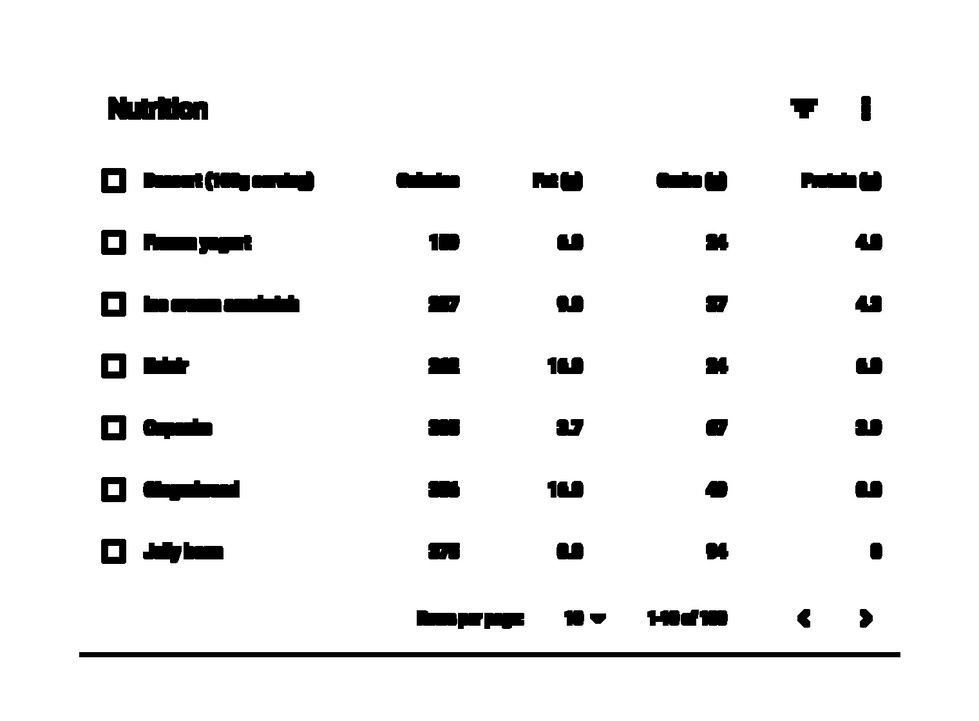
#> input picture Table_Test_Images/test_1.jpg, 979 x 721 px, shrunk from 1520 x 1120 before the run
$ python Table_Classifier.py   (older library calls are emulated)
#> lines starting #> are read from the running program, lines starting #| are printed output that depends on the picture; after the words box and inside, x2 and y2 are one past the last pixel; in counts of white or black regions, pixels touching at a corner belong together
import os
import cv2
import imutils


def pre_process_image(img, save_in_file, morph_size=(8, 8)):

    # Make image monochrome
    pre = cv2.cvtColor(img, cv2.COLOR_BGR2GRAY)

    # Otsu threshold
    pre = cv2.threshold(pre, 250, 255, cv2.THRESH_BINARY | cv2.THRESH_OTSU)[1]

    cpy = pre.copy()
    struct = cv2.getStructuringElement(cv2.MORPH_RECT, morph_size)
    cpy = cv2.dilate(~cpy, struct, anchor=(-1, -1), iterations=1)
    pre = ~cpy

    if save_in_file is not None:
        cv2.imwrite(save_in_file, pre)
    return pre


def find_text_boxes(pre, min_text_height_limit=6, max_text_height_limit=40):
    # Searching for text spots contours
    contours = cv2.findContours(pre, cv2.RETR_LIST, cv2.CHAIN_APPROX_SIMPLE)
    contours = contours[1] if imutils.is_cv3() else contours[0]

    # Getting bounding boxes for text based on size assumptions
    boxes = []
    for contour in contours:
        box = cv2.boundingRect(contour)
        h = box[3]

        if min_text_height_limit < h < max_text_height_limit:
            boxes.append(box)

    return boxes


def find_table_in_boxes(boxes, cell_threshold=10, min_colums=2):
    rows = {}
    cols = {}

    # Clustering the bounding boxes by their positions
    for box in boxes:
        (x, y, w, h) = box
        col_key = x // cell_threshold
        row_key = y // cell_threshold
        cols[row_key] = [box] if col_key not in cols else cols[col_key] + [box]
        rows[row_key] = [box] if row_key not in rows else rows[row_key] + [box]

    table_cells = list(filter(lambda r: len(r) >= min_colums, rows.values()))
    table_cells = [list(sorted(tb)) for tb in table_cells]
    table_cells = list(sorted(table_cells, key=lambda r: r[0][1]))

    return table_cells


def build_lines(table_cells):
    if table_cells is None or len(table_cells) <= 0:
        return [], []

    max_last_col_width_row = max(table_cells, key=lambda b: b[-1][2])
    max_x = max_last_col_width_row[-1][0] + max_last_col_width_row[-1][2]

    max_last_row_height_box = max(table_cells[-1], key=lambda b: b[3])
    max_y = max_last_row_height_box[1] + max_last_row_height_box[3]

    hor_lines = []
    ver_lines = []

    for box in table_cells:
        x = box[0][0]
        y = box[0][1]
        hor_lines.append((x, y, max_x, y))

    for box in table_cells[0]:
        x = box[0]
        y = box[1]
        ver_lines.append((x, y, x, max_y))

    (x, y, w, h) = table_cells[0][-1]
    ver_lines.append((max_x, y, max_x, max_y))
    (x, y, w, h) = table_cells[0][0]
    hor_lines.append((x, max_y, max_x, max_y))

    return hor_lines, ver_lines

if __name__ == "__main__":
    in_file = os.path.join("data", "in.jpg")
    pre_file = os.path.join("data", "pre.jpg")
    out_file = os.path.join("data", "out.jpg")

    img = cv2.imread(os.path.join('Table_Test_Images/test_1.jpg'))
#> img is the input picture: shape (721, 979, 3); min 0, max 255, mean 241.6

    pre_processed = pre_process_image(img, pre_file)
#> in pre_process_image, `pre = cv2.threshold(pre, 250, 255, cv2.THRESH_BINARY | cv2.THRESH_OTSU..`: pre: shape (721, 979); 94.7% white; 66 black regions, largest, box (x1, y1, x2, y2) and area: (79, 652, 900, 657) 4105, (108, 97, 208, 120) 1897, (143, 480, 240, 501) 1467
#> in pre_process_image, `cpy = cv2.dilate(~cpy, struct, anchor=(-1, -1), iterations=1)`:
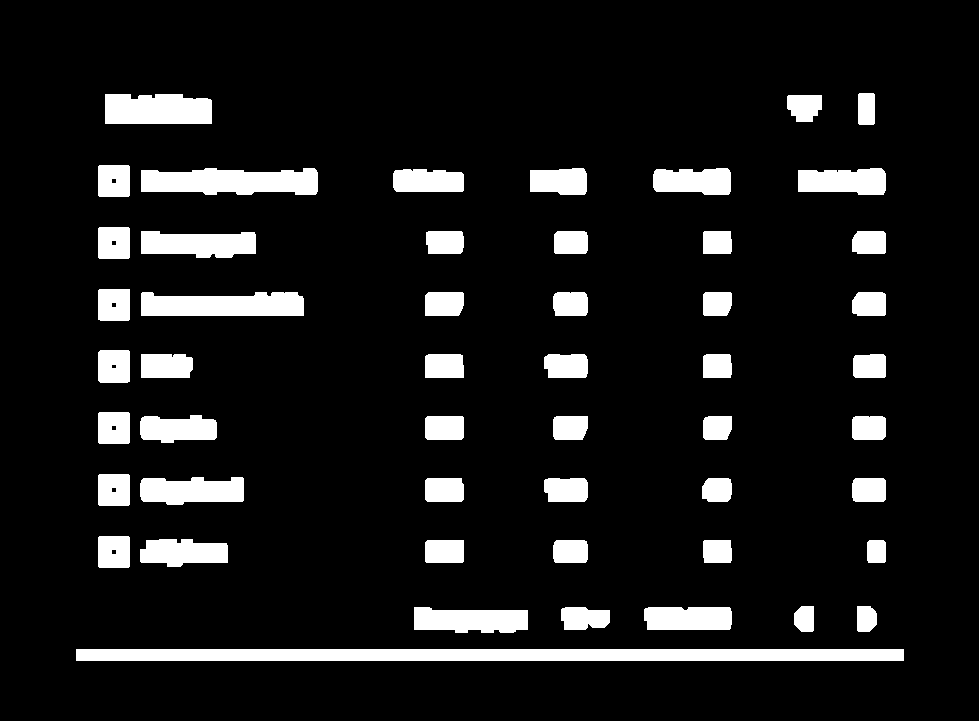
#> cpy: shape (721, 979); 10% white; 51 white regions, largest, box (x1, y1, x2, y2) and area: (76, 649, 904, 661) 9936, (141, 168, 318, 195) 3937, (141, 292, 304, 316) 3465
#> in pre_process_image, `pre = ~cpy`: pre: shape (721, 979); 90% white; 51 black regions
    text_boxes = find_text_boxes(pre_processed)
#> in find_text_boxes, `contours = cv2.findContours(pre, cv2.RETR_LIST, cv2.CHAIN_APPROX_SIMPLE)`: contours = 59 contours, 7 with area under 20; largest, box (x1, y1, x2, y2) and area: (0, 0, 979, 721) 704160, (75, 648, 905, 662) 10775, (140, 167, 319, 196) 4142, (140, 291, 305, 317) 3653, (104, 93, 213, 125) 3164
#> the loop in find_text_boxes, `for contour in contours:` made 59 passes
#> (box, h) on passes 1, 2, 3, 4, 5, 6, 8, 9, 10, 11, 12, 13: ((75, 648, 830, 14), 14), ((643, 606, 90, 25), 25), ((560, 606, 51, 25), 25), ((413, 606, 116, 28), 28), ((856, 605, 22, 28), 28), ((793, 605, 22, 28), 28), ((866, 539, 21, 25), 25), ((702, 539, 31, 25), 25), ((552, 539, 37, 25), 25), ((424, 539, 41, 25), 25), ((139, 538, 90, 30), 30), ((97, 535, 34, 34), 34)
#> (contour, box, h) on passes 7, 14, 21, 28, 35, 42: ([[112, 550], [112, 553], [115, 553], [115, 550]], (112, 550, 4, 4), 4), ([[112, 488], [112, 491], [115, 491], [115, 488]], (112, 488, 4, 4), 4), ([[112, 426], [112, 429], [115, 429], [115, 426]], (112, 426, 4, 4), 4), ([[112, 365], [112, 367], [115, 367], [115, 365]], (112, 365, 4, 3), 3), ([[112, 303], [112, 306], [115, 306], [115, 303]], (112, 303, 4, 4), 4), ([[112, 241], [112, 244], [115, 244], [115, 241]], (112, 241, 4, 4), 4)
#> after the loop in find_text_boxes, `for contour in contours:`: boxes = 51 items, first 6: (75, 648, 830, 14), (643, 606, 90, 25), (560, 606, 51, 25), (413, 606, 116, 28), (856, 605, 22, 28), (793, 605, 22, 28)
#> text_boxes has the same summary as boxes in find_text_boxes
    cells = find_table_in_boxes(text_boxes)
#> the loop in find_table_in_boxes, `for box in boxes:` made 51 passes
#> (x, y, w, h, col_key, row_key) on passes 1 to 12: (75, 648, 830, 14, 7, 64), (643, 606, 90, 25, 64, 60), (560, 606, 51, 25, 56, 60), (413, 606, 116, 28, 41, 60), (856, 605, 22, 28, 85, 60), (793, 605, 22, 28, 79, 60), (866, 539, 21, 25, 86, 53), (702, 539, 31, 25, 70, 53), (552, 539, 37, 25, 55, 53), (424, 539, 41, 25, 42, 53), (139, 538, 90, 30, 13, 53), (97, 535, 34, 34, 9, 53)
#> after the loop in find_table_in_boxes, `for box in boxes:`: cols = 13 items
#> in find_table_in_boxes, `table_cells = list(filter(lambda r: len(r) >= min_colums, rows.values(..`: table_cells = 9 items
#> cells = 9 items
    hor_lines, ver_lines = build_lines(cells)
#> in build_lines, `max_last_col_width_row = max(table_cells, key=lambda b: b[-1][2])`: max_last_col_width_row = [(97, 164, 34, 34), (140, 167, 179, 29), (392, 168, 73, 25), (529, 167, 59, 29), (652, 167, 80, 29), (797, 167, 90, 29)]
#> in build_lines, `max_x = max_last_col_width_row[-1][0] + max_last_col_width_row[-1][2]`: max_x = 887
#> in build_lines, `max_last_row_height_box = max(table_cells[-1], key=lambda b: b[3])`: max_last_row_height_box = (413, 606, 116, 28)
#> in build_lines, `max_y = max_last_row_height_box[1] + max_last_row_height_box[3]`: max_y = 634
#> the loop in build_lines, `for box in table_cells:` made 9 passes
#> (x, y) on passes 2 to 9: (97, 164), (140, 230), (140, 291), (140, 353), (97, 411), (97, 473), (97, 535), (413, 606)
#> (box, x, y) on pass 1: ([(104, 93, 109, 32), (786, 94, 37, 29), (857, 92, 19, 34)], 104, 93)
#> after the loop in build_lines, `for box in table_cells:`: hor_lines = [(104, 93, 887, 93), (97, 164, 887, 164), (140, 230, 887, 230), (140, 291, 887, 291), (140, 353, 887, 353), (97, 411, 887, 411), (97, 473, 887, 473), (97, 535, 887, 535), (413, 606, 887, 606)]
#> the loop in build_lines, `for box in table_cells[0]:` made 3 passes
#> (box, x, y) on passes 1 to 3: ((104, 93, 109, 32), 104, 93), ((786, 94, 37, 29), 786, 94), ((857, 92, 19, 34), 857, 92)
#> after the loop in build_lines, `for box in table_cells[0]:`: ver_lines = [(104, 93, 104, 634), (786, 94, 786, 634), (857, 92, 857, 634)]
#> in build_lines, `(x, y, w, h) = table_cells[0][-1]`: w = 19; h = 34
#> in build_lines, `(x, y, w, h) = table_cells[0][0]`: x = 104; y = 93; w = 109; h = 32
#> hor_lines = [(104, 93, 887, 93), (97, 164, 887, 164), (140, 230, 887, 230), (140, 291, 887, 291), (140, 353, 887, 353), (97, 411, 887, 411), (97, 473, 887, 473), (97, 535, 887, 535), (413, 606, 887, 606), (104, 634, 887, 634)]; ver_lines = [(104, 93, 104, 634), (786, 94, 786, 634), (857, 92, 857, 634), (887, 92, 887, 634)]

    vis = img.copy()

    for line in hor_lines:
        [x1, y1, x2, y2] = line
        cv2.line(vis, (x1, y1), (x2, y2), (0, 0, 255), 1)
#> this loop made 10 passes
#> (line, x1, y1, y2) on passes 1 to 10: ((104, 93, 887, 93), 104, 93, 93), ((97, 164, 887, 164), 97, 164, 164), ((140, 230, 887, 230), 140, 230, 230), ((140, 291, 887, 291), 140, 291, 291), ((140, 353, 887, 353), 140, 353, 353), ((97, 411, 887, 411), 97, 411, 411), ((97, 473, 887, 473), 97, 473, 473), ((97, 535, 887, 535), 97, 535, 535), ((413, 606, 887, 606), 413, 606, 606), ((104, 634, 887, 634), 104, 634, 634)
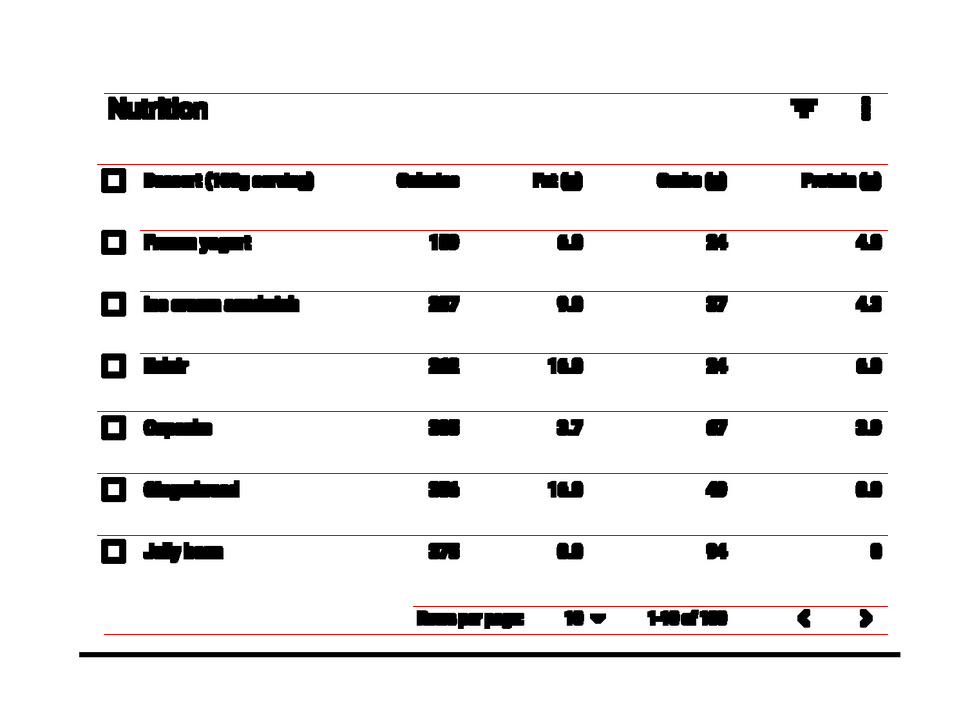
#> vis: shape (721, 979, 3); 1.06% of pixels changed, all inside (x1, y1, x2, y2) = (97, 93, 888, 635)

    for line in ver_lines:
        [x1, y1, x2, y2] = line
        cv2.line(vis, (x1, y1), (x2, y2), (0, 0, 255), 1)
#> this loop made 4 passes
#> (line, x1, y1, x2) on passes 1 to 4: ((104, 93, 104, 634), 104, 93, 104), ((786, 94, 786, 634), 786, 94, 786), ((857, 92, 857, 634), 857, 92, 857), ((887, 92, 887, 634), 887, 92, 887)
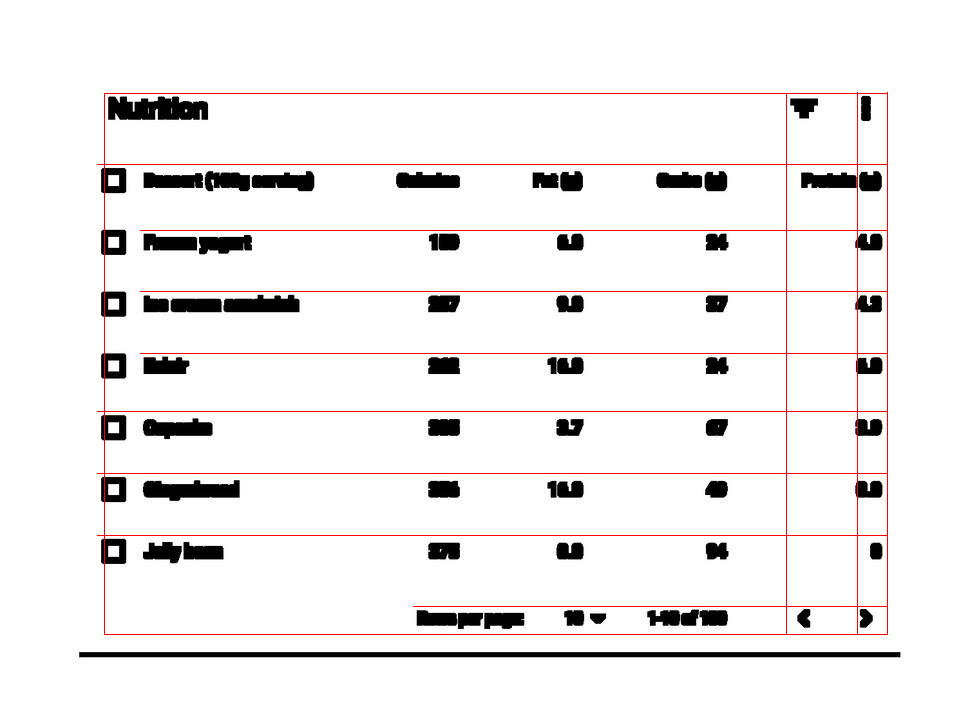
#> vis: shape (721, 979, 3); 0.3% of pixels changed, all inside (x1, y1, x2, y2) = (104, 92, 888, 634)

    cv2.imwrite(out_file, vis)

'''

from PIL import Image


with Image(page) as page_image:
    page_image.alpha_channel = False
    img_buffer = np.asarray(bytearray(page_image.make_blob()), dtype=np.uint8)
    img = cv2.imdecode(img_buffer, cv2.IMREAD_UNCHANGED)

    ret, thresh = cv2.threshold(img, 127, 255, 0)
    im2, contours, hierarchy = cv2.findContours(
        thresh, cv2.RETR_TREE, cv2.CHAIN_APPROX_SIMPLE)
    margin = []
    for contour in contours:
        [x, y, w, h] = cv2.boundingRect(contour)
        if (w > thresh1 and h > thresh2):
            margin.append([x, y, x + w, y + h])

'''
